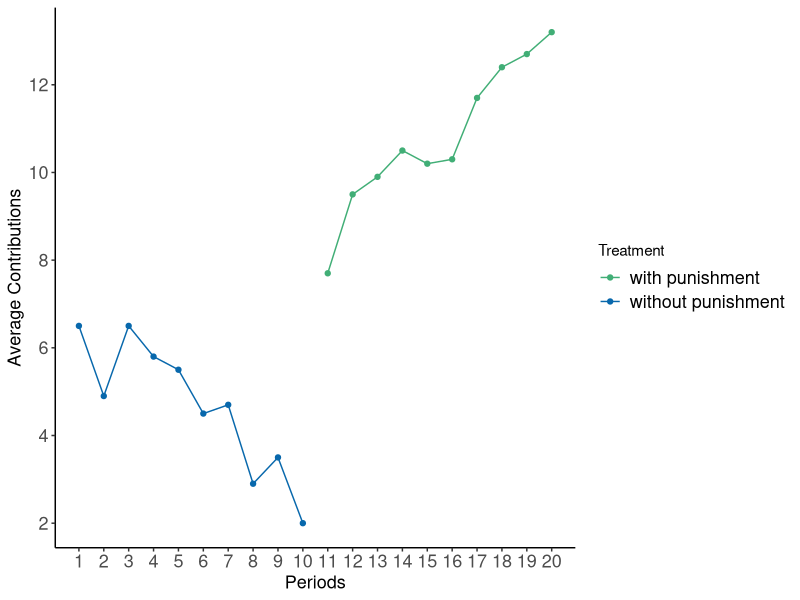
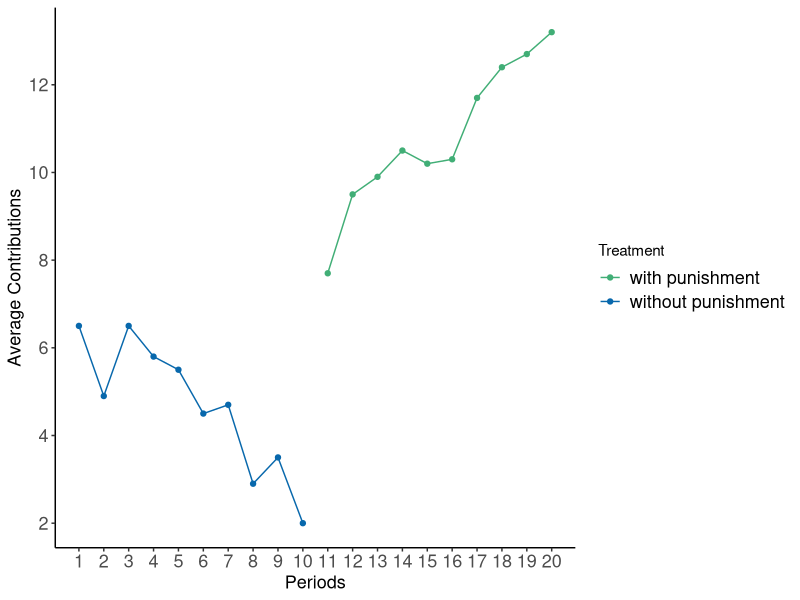

R code for these plots, in order:
library(ggplot2)
library(ggthemes)

FG_2000 <- data.frame("p" = 1:20, 
                     "contrib" = c(6.5, 4.9, 6.5, 5.8, 5.5, 4.5, 4.7, 2.9, 3.5, 2.0,
                                   7.7, 9.5, 9.9, 10.5, 10.2, 10.3, 11.7, 12.4, 12.7, 13.2), 
                     "Treatment" = c("without punishment", "without punishment", "without punishment", "without punishment", "without punishment", "without punishment", "without punishment", "without punishment", "without punishment", "without punishment",
                                   "with punishment", "with punishment", "with punishment", "with punishment", "with punishment", "with punishment", "with punishment", "with punishment", "with punishment", "with punishment")
                     )

BHcolors <- c("#41ae76", "#0868ac")

tx3 <- ggplot(data = FG_2000, aes(x = p, y = contrib, col=Treatment)) +
  geom_point() + 
  geom_line() +
  scale_color_manual(values = BHcolors) +
  #scale_shape_manual( values = c(1, 19)) + 
  scale_x_continuous(breaks = scales::pretty_breaks(n = 20), limits = c(1,20)) +
  scale_y_continuous(breaks = scales::pretty_breaks(n = 5)) +
  #scale_fill_discrete("Treatment", breaks=c("wo", "w"),
  #                    labels = c("without punishment", "with punishment")) +
  xlab("Periods") + 
  ylab("Average Contributions") +
  theme_classic() +
  theme(axis.title.y = element_text(size = 13),
        legend.text=element_text(size=13),
        axis.text.x = element_text(size = 13),
        axis.text.y = element_text(size = 13),
        axis.title.x = element_text(size = 13)) 
  

print(tx3)

  
ggsave("people/Fehr_Gachter_2000.pdf", width = 10, height = 5)
